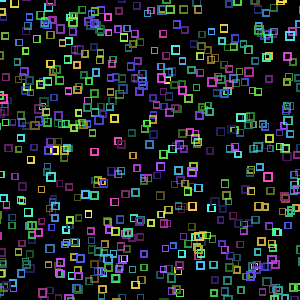

Source code (Python):
#!/usr/bin/env python

# Demonstrate point Gaussian mapper with opacity function and custom splat shader for square shape.

import vtkmodules.vtkInteractionStyle  # noqa: F401
import vtkmodules.vtkRenderingOpenGL2  # noqa: F401

from vtkmodules.vtkCommonDataModel import vtkPiecewiseFunction
from vtkmodules.vtkFiltersGeneral import vtkRandomAttributeGenerator
from vtkmodules.vtkFiltersSources import vtkPointSource
from vtkmodules.vtkRenderingCore import (
    vtkActor,
    vtkColorTransferFunction,
    vtkPointGaussianMapper,
    vtkRenderWindow,
    vtkRenderWindowInteractor,
    vtkRenderer,
)

desired_points = 10000

points = vtkPointSource()
points.SetNumberOfPoints(desired_points)
points.SetRadius(pow(desired_points, 0.33) * 10.0)
points.Update()

# Generate random attributes
random_attr = vtkRandomAttributeGenerator()
random_attr.SetInputConnection(points.GetOutputPort())
random_attr.SetDataTypeToFloat()
random_attr.GeneratePointScalarsOn()
random_attr.GeneratePointVectorsOn()
random_attr.GeneratePointArrayOn()
random_attr.Update()

output = random_attr.GetOutput()
output.GetPointData().SetScalars(output.GetPointData().GetArray("RandomPointArray"))

# Point Gaussian mapper with square splat shader
mapper = vtkPointGaussianMapper()
mapper.SetInputConnection(random_attr.GetOutputPort())
mapper.SetColorModeToMapScalars()
mapper.SetScalarModeToUsePointFieldData()
mapper.SelectColorArray("RandomPointVectors")
mapper.SetInterpolateScalarsBeforeMapping(0)
mapper.SetScaleArray("RandomPointScalars")
mapper.SetScaleArrayComponent(1)
mapper.SetOpacityArray("RandomPointArray")
mapper.SetOpacityArrayComponent(0)
mapper.EmissiveOff()

# Custom splat shader: square shape with cutout
mapper.SetSplatShaderCode(
    "//VTK::Color::Impl\n"
    "  if (abs(offsetVCVSOutput.x) > 1.0 || abs(offsetVCVSOutput.y) > 1.0) { discard; }\n"
    "  if (abs(offsetVCVSOutput.x) < 0.6 && abs(offsetVCVSOutput.y) < 0.6) { discard; }\n"
)
mapper.SetBoundScale(1.5)

# Color transfer function
ctf = vtkColorTransferFunction()
ctf.AddHSVPoint(0.0, 0.1, 0.7, 1.0)
ctf.AddHSVPoint(1.0, 0.9, 0.7, 1.0)
ctf.SetColorSpaceToHSV()
ctf.HSVWrapOff()
mapper.SetLookupTable(ctf)

# Opacity transfer function
otf = vtkPiecewiseFunction()
otf.AddPoint(0.0, 0.3)
otf.AddPoint(1.0, 1.0)
mapper.SetScalarOpacityFunction(otf)

actor = vtkActor()
actor.SetMapper(mapper)

renderer = vtkRenderer()
renderer.SetBackground(0.0, 0.0, 0.0)
renderer.AddActor(actor)

render_window = vtkRenderWindow()
render_window.SetSize(300, 300)
render_window.SetMultiSamples(0)
render_window.AddRenderer(renderer)
render_window.SetWindowName("point gaussian mapper opacity")

interactor = vtkRenderWindowInteractor()
interactor.SetRenderWindow(render_window)

# Scene
# Pipeline exception: render needed before camera zoom for point gaussian
render_window.Render()
renderer.GetActiveCamera().SetPosition(0, 0, 1)
renderer.GetActiveCamera().SetFocalPoint(0, 0, 0)
renderer.GetActiveCamera().SetViewUp(0, 1, 0)
renderer.ResetCamera()
renderer.GetActiveCamera().Zoom(10.0)

interactor.Initialize()
interactor.Start()
